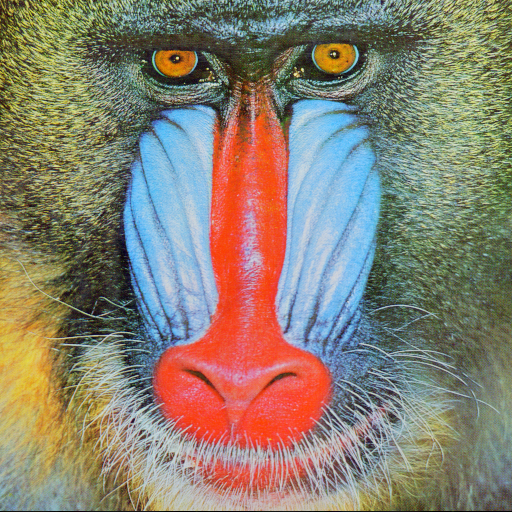
#> input picture Entradas/baboon_colorida.png, 512 x 512 px, found by its file name; its folder holds only this picture in this run
$ python transformacaoDeIntensidade.py Entradas/baboon_colorida.png --transformacao negativo
#> lines starting #> are read from the running program, lines starting #| are printed output that depends on the picture
import cv2
import os
import argparse
import numpy as np

def carregar_imagem(caminho_entrada):
    """Carrega a imagem em tons de cinza e normaliza para float32 no intervalo [0,1]"""
#> called with caminho_entrada = 'Entradas/Entradas/baboon_colorida.png'
    imagem = cv2.imread(caminho_entrada, cv2.IMREAD_GRAYSCALE)
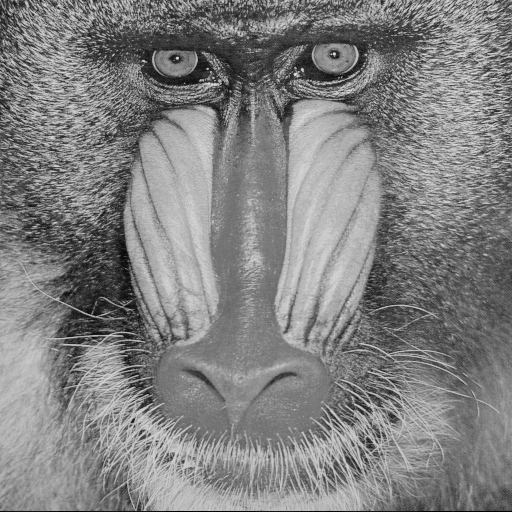
#> imagem: shape (512, 512); min 0, max 230, mean 129.1
    if imagem is None:
        print(f"Erro: Não foi possível carregar a imagem {caminho_entrada}!")
        return None
    return imagem.astype(np.float32) / 255.0

def aplicar_transformacoes(imagem, transformacao):
    """
    Aplica diferentes transformações de intensidade na imagem
    Args:
        imagem: imagem normalizada [0,1]
        transformacao: tipo de transformação a aplicar
    Returns:
        Imagem transformada em formato uint8 [0,255] ou None em caso de erro
    """
#> called with transformacao = 'negativo'
    try:
        # Converte para valores de 8 bits (0-255)
        img_8bit = (imagem * 255).astype(np.uint8)
        transformada = img_8bit.copy()

        if transformacao == 'negativo':
            transformada = 255 - img_8bit
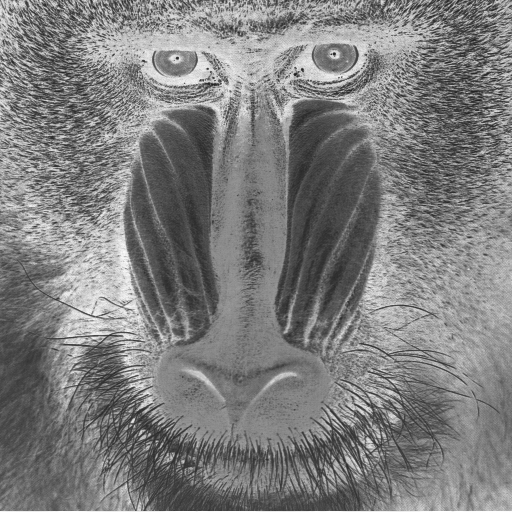
#> transformada: shape (512, 512); min 25, max 255, mean 125.9

        elif transformacao == 'intervalo':
            min_val, max_val = np.min(img_8bit), np.max(img_8bit)
            if max_val == min_val:  # Evita divisão por zero
                transformada = np.full_like(img_8bit, 150)  # Valor médio se todos pixels forem iguais
            else:
                transformada = ((img_8bit - min_val) / (max_val - min_val)) * 100 + 100
                transformada = transformada.astype(np.uint8)

        elif transformacao == 'inverter_pares':
            transformada[::2, :] = transformada[::2, ::-1]  # Inverte linhas pares

        elif transformacao == 'reflexao_linhas':
            h, w = transformada.shape
            metade = (h + 1) // 2  # Arredonda para cima para pegar a linha do meio na parte superior
            parte_superior = transformada[:metade]
            # Ajusta o tamanho da parte inferior para combinar com o espelhamento
            transformada[-metade:] = parte_superior[::-1][-metade:]  # Espelha a metade superior

        elif transformacao == 'espelhamento_vertical':
            transformada = cv2.flip(img_8bit, 0)

        else:
            raise ValueError(f"Transformação desconhecida: {transformacao}")

        return transformada

    except Exception as e:
        print(f"Erro durante a transformação {transformacao}: {str(e)}")
        return None

def salvar_imagem(caminho_saida, imagem):
    """Salva a imagem no caminho especificado"""
    try:
        os.makedirs(os.path.dirname(caminho_saida), exist_ok=True)
        if not cv2.imwrite(caminho_saida, imagem):
            raise IOError(f"Falha ao salvar imagem em {caminho_saida}")
        print(f"✅ Imagem transformada salva em: {caminho_saida}")
        return True
    except Exception as e:
        print(f"❌ Erro ao salvar imagem: {str(e)}")
        return False

if __name__ == "__main__":
    parser = argparse.ArgumentParser(
        description='Aplica transformações de intensidade em imagens monocromáticas',
        formatter_class=argparse.ArgumentDefaultsHelpFormatter
    )
    parser.add_argument('entrada',
                       help='Nome da imagem na pasta Entradas (ex: foto.jpg)')
    parser.add_argument('-t', '--transformacao',
                       choices=['negativo', 'intervalo', 'inverter_pares',
                               'reflexao_linhas', 'espelhamento_vertical'],
                       required=True,
                       help='Tipo de transformação a aplicar')
    parser.add_argument('-s', '--saida',
                       help='Nome personalizado para o arquivo de saída (sem extensão)',
                       default=None)

    args = parser.parse_args()

    # Configura caminhos
    pasta_entradas = os.path.join(os.path.dirname(__file__), 'Entradas')
    pasta_saidas = os.path.join(os.path.dirname(__file__), 'Saidas')
    caminho_entrada = os.path.join(pasta_entradas, args.entrada)

    # Processa a imagem
    imagem = carregar_imagem(caminho_entrada)
    if imagem is None:
        exit(1)

    imagem_transformada = aplicar_transformacoes(imagem, args.transformacao)
    if imagem_transformada is None:
        exit(1)

    # Define nome de saída
    nome_base = os.path.splitext(args.entrada)[0]
    nome_saida = f"{args.saida or f'transformada_{args.transformacao}_{nome_base}'}.png"
    caminho_saida = os.path.join(pasta_saidas, nome_saida)

    if not salvar_imagem(caminho_saida, imagem_transformada):
        exit(1)

$ run again, on Entradas/marinasena.png
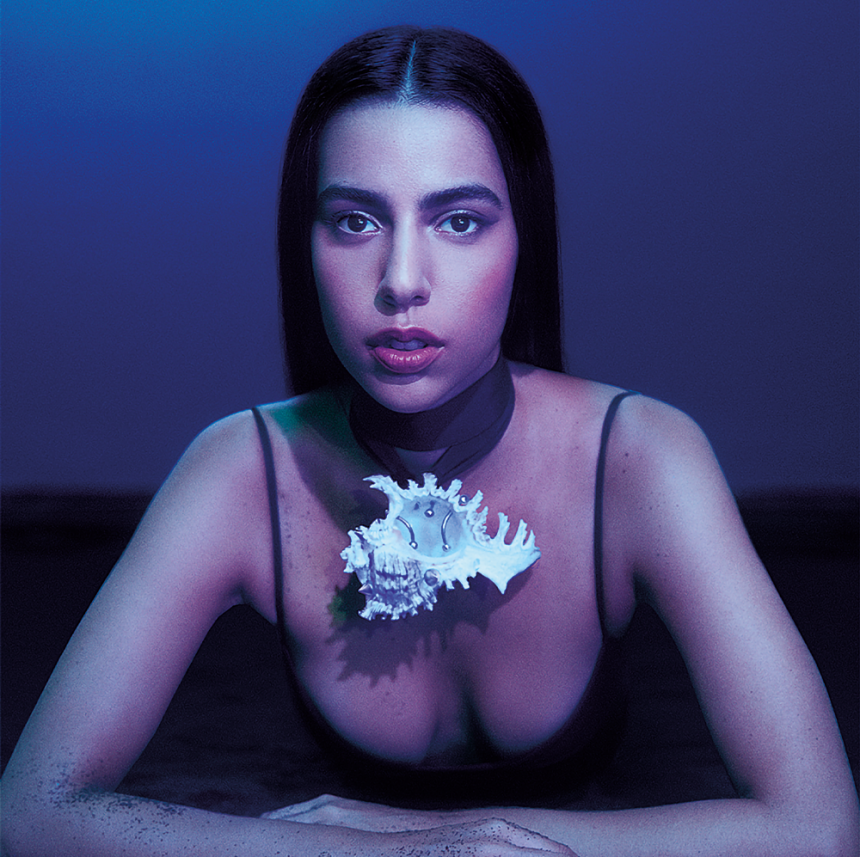
#> input picture Entradas/marinasena.png, 860 x 857 px, found by its file name
#> in carregar_imagem, `imagem = cv2.imread(caminho_entrada, cv2.IMREAD_GRAYSCALE)`:
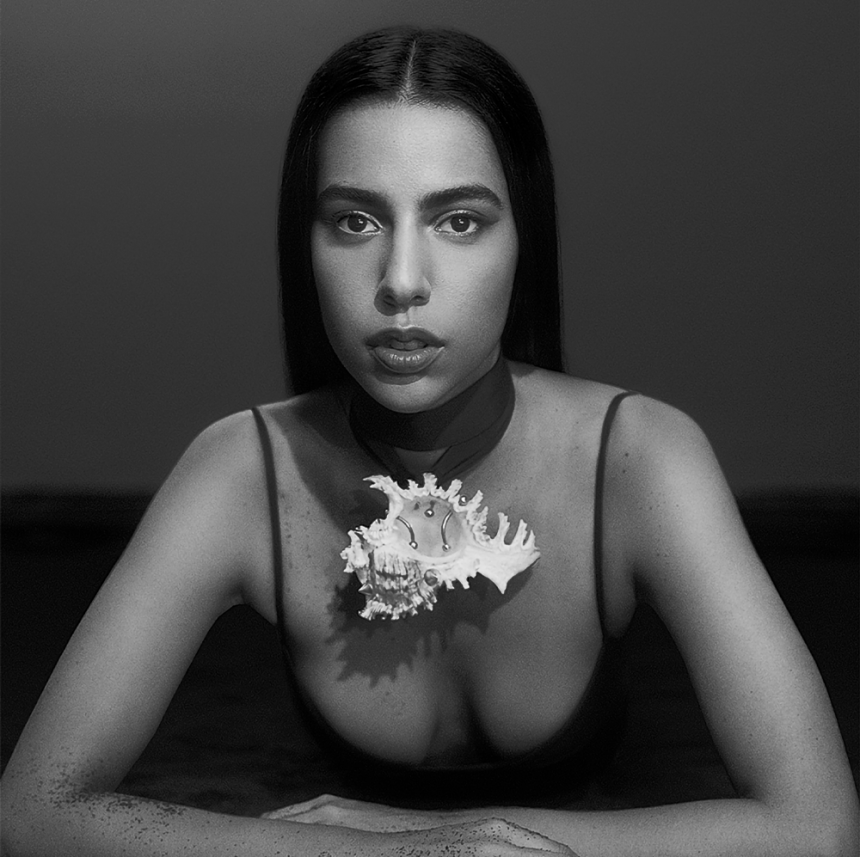
#> imagem: shape (857, 860); min 0, max 251, mean 66.5
#> in aplicar_transformacoes, `transformada = 255 - img_8bit`:
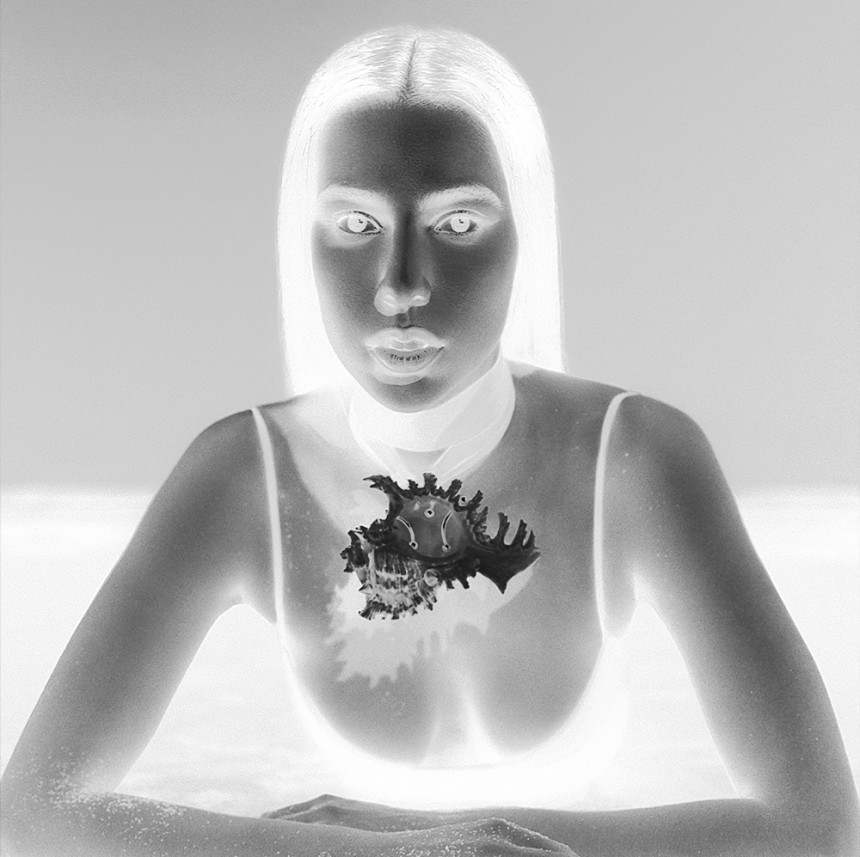
#> transformada: shape (857, 860); min 4, max 255, mean 188.5

$ run again, on Entradas/butterfly.png
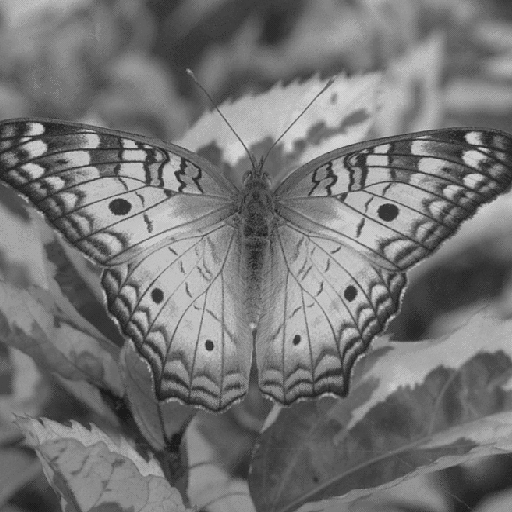
#> input picture Entradas/butterfly.png, 512 x 512 px, found by its file name
#> in carregar_imagem, imagem is the input picture: shape (512, 512); min 27, max 212, mean 116.8
#> in aplicar_transformacoes, `transformada = 255 - img_8bit`:
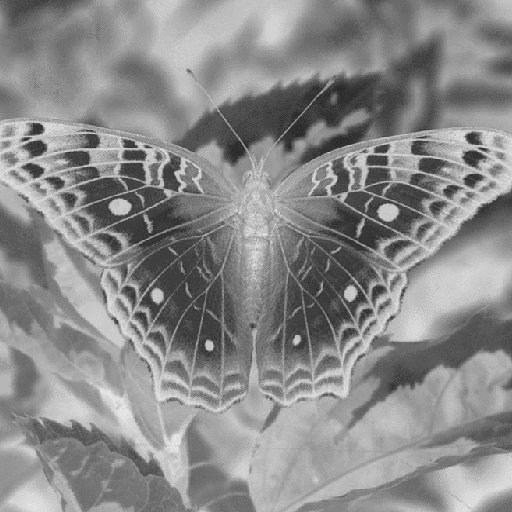
#> transformada: shape (512, 512); min 43, max 228, mean 138.2
